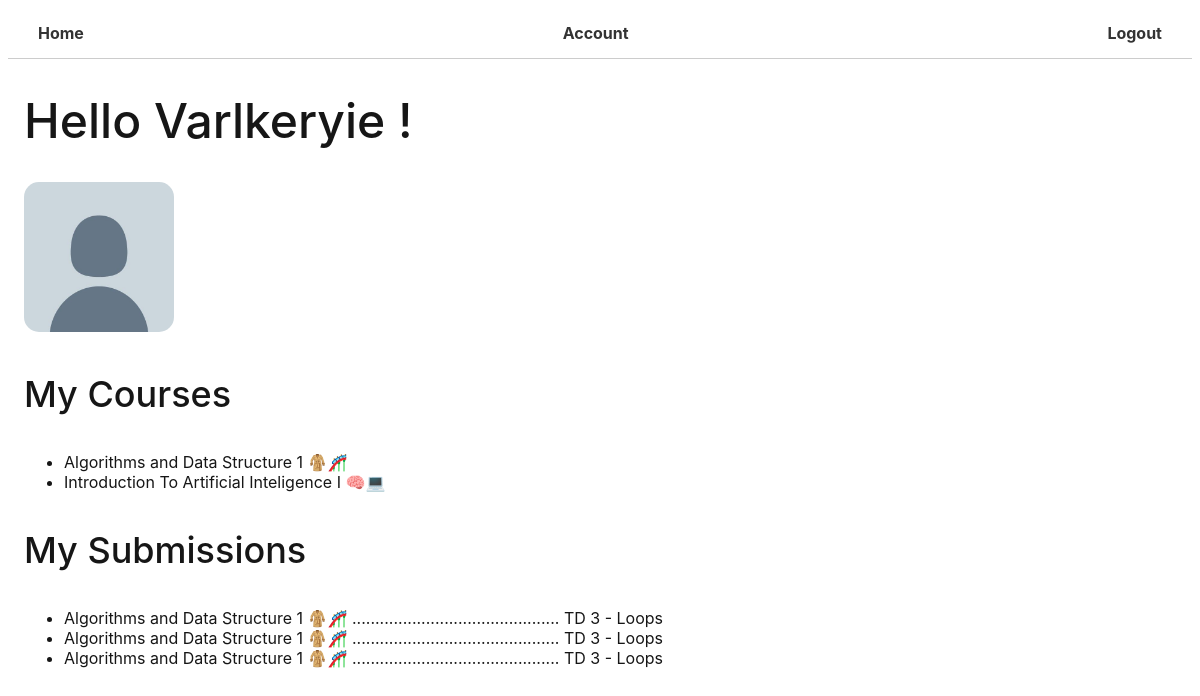
The app's page /account/ (signed in) with its own data.
### users/models.py (models this page shows)
class User(AbstractUser):
    name = models.CharField(max_length=100, null = True)
    email = models.EmailField(unique=True, null = True)
    bio = models.TextField(null = True, blank = True)
    teacher = models.BooleanField(default=False, null = True)
    avatar = models.ImageField( upload_to='./Profile_images/',default="./Profile_images/def.jpg", null = True,blank=True)
    USERNAME_FIELD = 'email'   # Auth with EmailField
    REQUIRED_FIELDS=['username']
    objects = CustomUserManager()

### core/models.py (models this page shows, shortened)
class Course(models.Model):
    name = models.CharField(max_length  = 255)
    description = models.TextField(max_length =1000, null = True, blank = True)
    participants = models.ManyToManyField(User , blank = True, related_name = "events")
    start_date = models.DateTimeField(null = True, blank = True)
    end_date = models.DateTimeField(null = True, blank = True)
    created = models.DateField(auto_now_add = True) #Create
    updated  = models.DateField(auto_now = True) #Update
    class Meta:
        ordering = ['-end_date']

class Submission(models.Model):
    participant = models.ForeignKey(User, on_delete = models.SET_NULL , null = True , related_name="submission")
    Course = models.ForeignKey(Course, on_delete = models.SET_NULL, null = True)
    details = models.CharField(max_length =400, null = True, blank = True)
    Assignement = models.ForeignKey(Assignements, on_delete = models.CASCADE, null = True, related_name="subAssignement")
    Document = models.FileField(upload_to='./submissions/',null = True, blank = True)
    created = models.DateTimeField(auto_now_add=True, null = True, blank = True)

class Assignements(models.Model):
    Title = models.CharField(max_length=200 , null = True)
    Details = models.TextField(max_length=8000, null = True,blank=True)
    created = models.DateField(auto_now_add = True) #Create
    end_date = models.DateTimeField(null = True, blank = True)
    Documents = models.FileField(upload_to='./documents/',null = True, blank = True)
    course = models.ForeignKey(Course, on_delete=models.CASCADE, related_name="AssCourse")
    class Meta:
        ordering = ['-created']
    class Meta:
        ordering = ['-created']

### users/views.py (the view)
# urls.py: path('account/', account, name = 'account'),
@login_required(login_url='login')
def account(request):
    user = request.user
    context = {'user': user}
    return render(request, "account.html", context)

### templates/account.html
{% extends "base.html"%} {% block title %} 👤 Account {% endblock title %}
{% block body %}
<h1> Hello {{user.name}} ! </h1>
<div class="section">
    <img class="user--avatar--lg" src="{{user.avatar.url}}" />
</div>
<div class="section">
    <h3>My Courses</h3>
    <ul>
        {% for event in user.events.all %}
        <li> <a href="{% url 'course_page' pk=event.id %}">{{event.name}}</a></li>
        {% empty %}
        <p>You haven't registed for any events</p>
        {% endfor %}
    </ul>
</div>
<div class="section">
    <h3>My Submissions</h3>
    <ul>
        {% for sub in user.submission.all %}
        <li>
            <a href="{% url 'course_page' pk=sub.Course.id %}">{{sub.Course.name}}
                .............................................</a>
            <a href=""> {{sub.Assignement.Title}}</a>
        </li>
        {% empty %}
        <p>You dont haven't submitted any projects yet</p>
        {% endfor %}
    </ul>
</div>
{% endblock body %}

### templates/base.html (shortened to what this page needs)
<!DOCTYPE html>
{% load static %}
<html lang="en">
<head>
    <link rel="stylesheet" href='{% static "css/main.css" %}'>
</head>
<body>
    <nav>
        <a href="{% url 'homepage'  %}">Home</a>
        {% if request.user.is_authenticated %}
        <a href="{% url 'account'  %}">Account</a>
        <a href="{% url 'logout' %}">Logout</a>
        {% else %}
        <a href="{% url 'login' %}">Login</a>
        {% endif %}
    </nav>
    <div class="container--main">
        {% block body %} {% endblock body %}
    </div>
</body>
</html>

### static/css/main.css (style rules this page uses)
* { color: rgb(22, 22, 22); font-family: -apple-system-body, BlinkMacSystemFont, sans-serif; }
h1, h2, h3, h4, h5, h6 { font-weight: 500; }
h1 { font-size: 48px; }
h3 { font-size: 36px; }
a { text-decoration: none; }
.section { margin: 2em 0; }
.container--main { width: 1200px; margin: 0 auto; padding: 0 1em; }
nav { display: flex; justify-content: space-between; align-items: center; }
nav a { text-decoration: none; color: black; margin: 0 10px; }
.user--avatar--lg { height: 150px; width: 150px; object-fit: cover; border-radius: 15px; margin: 0; padding: 0; line-height: 0; }
@media (max-width:1200px) { .container--main { width: 100%; } }

### templates/base.html (style rules this page uses)
nav { background-color: white; padding: 10px; position: sticky; top: 0; z-index: 100; border-bottom: 1px solid #ccc; }
nav a { color: #333; font-weight: bold; text-decoration: none; padding: 5px 10px; margin-right: 10px; transition: opacity 0.3s ease; }

### records on screen
User: name "Varlkeryie", avatar (picture)
Course: name "Algorithms and Data Structure 1 🧥🎢"
Course: name "Introduction To Artificial Inteligence I 🧠💻"
Submission: Course.name "Algorithms and Data Structure 1 🧥🎢", Assignement.Title "TD 3 - Loops"
Submission: Course.name "Algorithms and Data Structure 1 🧥🎢", Assignement.Title "TD 3 - Loops"
Submission: Course.name "Algorithms and Data Structure 1 🧥🎢", Assignement.Title "TD 3 - Loops"
